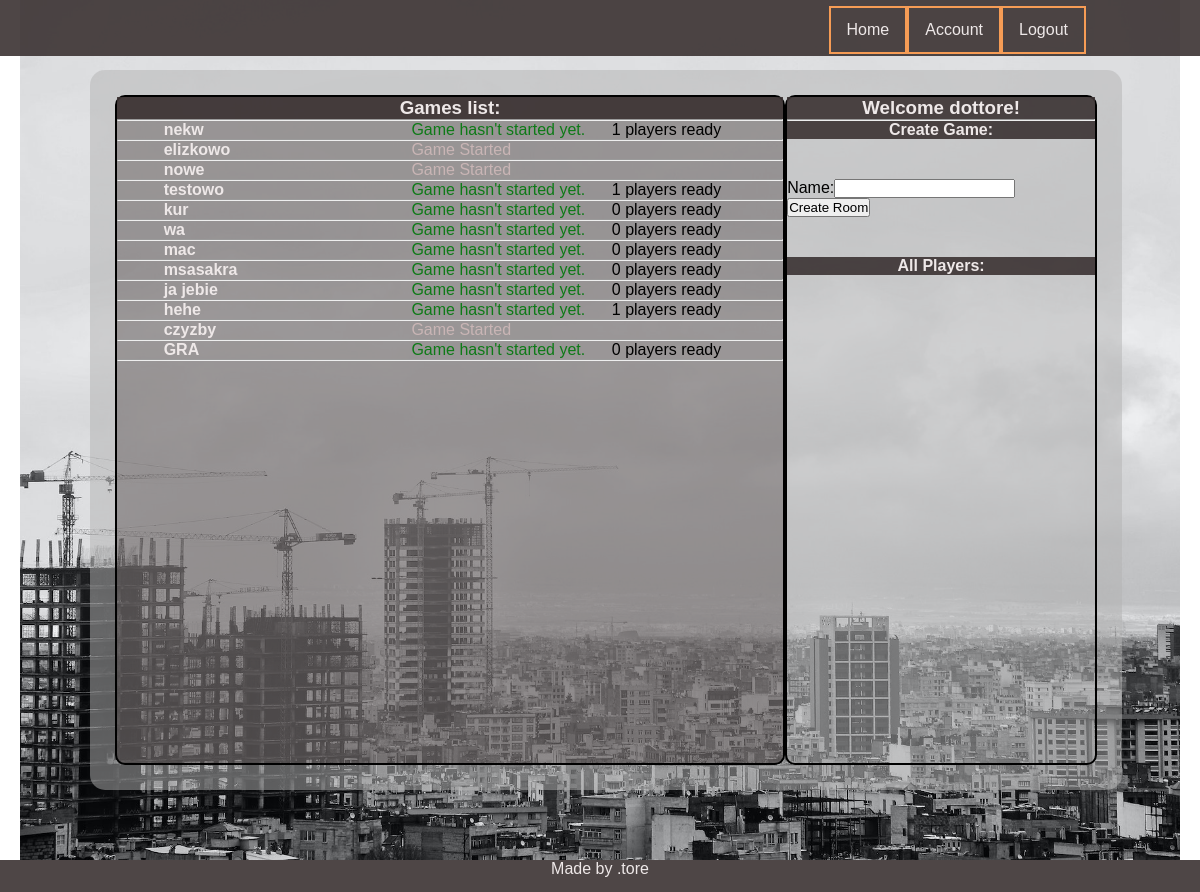
/player/home/s (signed in), run on an earlier commit of the app's database.
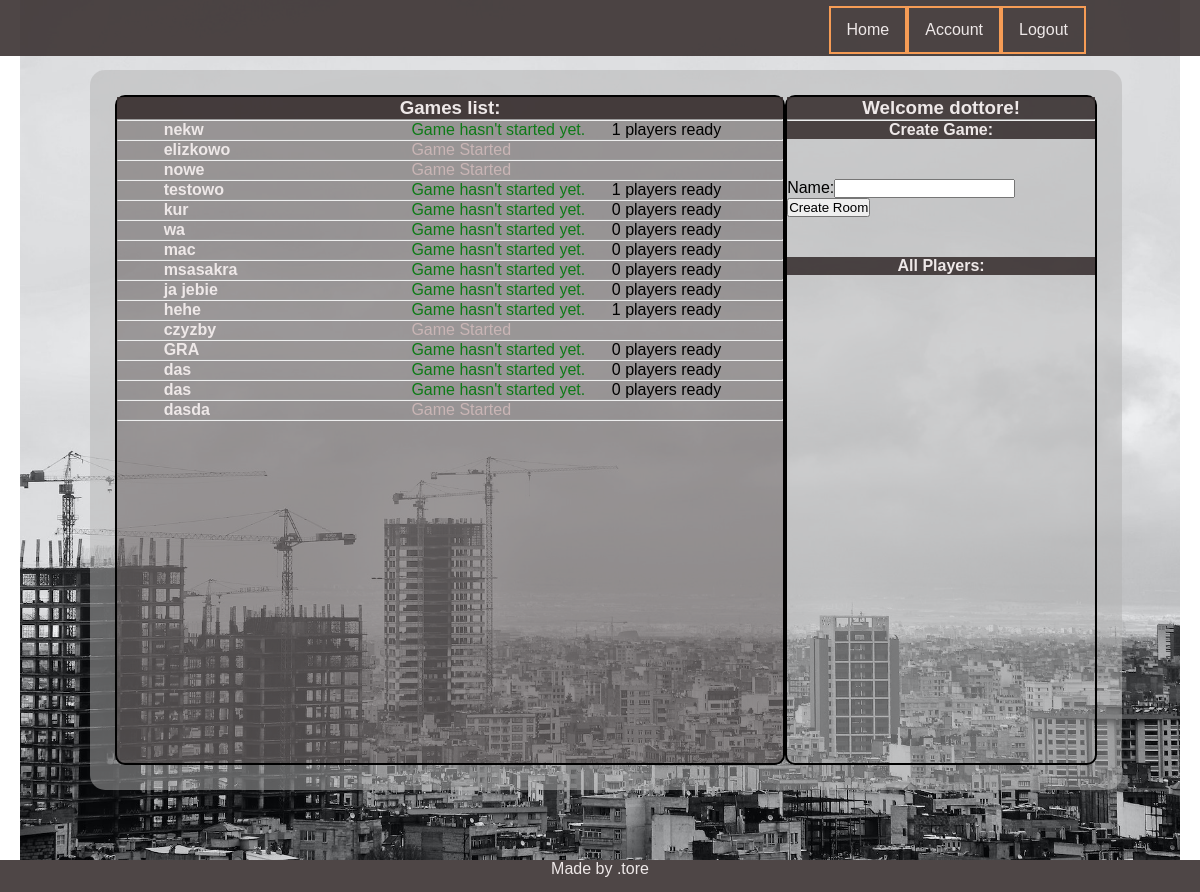
And on a later commit of the database.
### game/models.py (models this page shows, shortened)
class Game(models.Model):
    name = models.CharField(max_length=150)
    host = models.CharField(max_length=10)
    config = models.ForeignKey(Config, on_delete=models.CASCADE, related_name='game_config', blank=True,
                                       null=True)
    is_played = models.BooleanField(default=False)
    max_players = models.IntegerField(default=4)
    who_is_ready = models.ManyToManyField(Player, related_name="guys_ready", blank=True)
    who_is_playing = models.ManyToManyField(Player, related_name="guys_playing", blank=True)
    turn = models.IntegerField(default=1)
    turn_of_player = models.ForeignKey(Player, on_delete=models.CASCADE, related_name='czyja_tura', blank=True,
                                       null=True)
    @property
    def how_many_players_ready(self):
        return self.who_is_ready.count()

### player/views.py (the view)
# urls.py: path('home/s', home, name='home'),
@login_required
def home(request):
    usr = request.user.username
    player = Player.objects.get(parent=usr)
    games = Game.objects.all()
    form = CreateGame
    args = {'usr': usr, 'games': games, 'form' : form,'player':player}
    return render(request,'player/home.html', args)

### player/models.py (called while the page is built)
    def __str__(self):
        return self.nick

### templates/player/home.html (shortened to what this page needs)
{% extends 'base.html' %} {% load static %}  {% block css %}
<link rel="stylesheet" href="{% static 'css/home.css' %}" />
{% endblock %} {% block content %}
<section class="lobby">
  <div class="__header">
    <h3>Games list:</h3>
  </div>
  <hr />
  <ul class="games_list">
    {% for g in games %}
    <div class="game_list__container">
      <li class="game_list__game">
        <a class="game_list__room" href="{% url 'detail' g.id %}">
          <strong>{{g.name}}</strong>
        </a>
        {% if g.is_played %}
        <span class="__game_status --gray">Game Started</span>
        {% else %}
        <span class="__game_status --green">Game hasn't started yet.</span>
        {% if g.how_many_players_ready == 4 %}
        <span class="__players_status --red"> Full</span> {% else %}
        <span class="__players_status">
          {{g.how_many_players_ready}} players ready{% endif %}
        </span>
        {% endif %}
      </li>
    </div>
    <hr />
    {% endfor %}
  </ul>
</section>
<section class="user_menu">
  <div class="__header">
    <h1>Welcome {{player}}!</h1>
  </div>
  <hr />
  <div class="__header">
    <h4>Create Game:</h4>
  </div>
  <form class="new_game_form" method="POST" action='{% url "new_room"%}'>
    {% csrf_token %} {{form}}
    <button type="submit" name="create" value="ok">Create Room</button>
  </form>
  <div class="__header">
    <h4>All Players:</h4>
  </div>
</section>
{% endblock %}

What changed in the data, as far as the page shows it:
added Game: name "das", how_many_players_ready "0"
added Game: name "das", how_many_players_ready "0"
added Game: name "dasda", is_played "Game Started"
